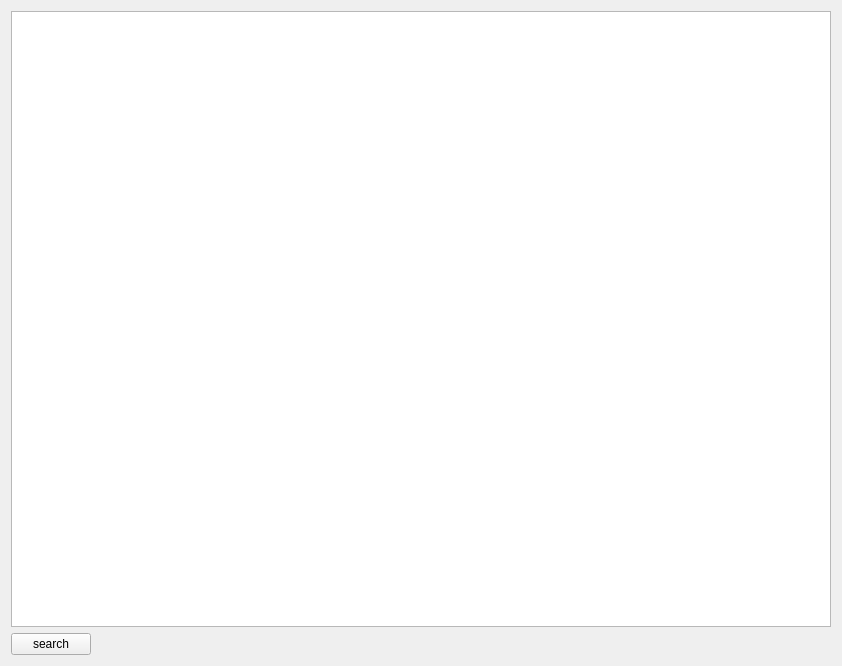
<?xml version="1.0" encoding="UTF-8"?>
<ui version="4.0">
 <class>IPCClassInfoWidget</class>
 <widget class="QWidget" name="IPCClassInfoWidget">
  <property name="geometry">
   <rect>
    <x>0</x>
    <y>0</y>
    <width>842</width>
    <height>666</height>
   </rect>
  </property>
  <property name="windowTitle">
   <string>Form</string>
  </property>
  <layout class="QVBoxLayout" name="verticalLayout">
   <item>
    <widget class="QTableWidget" name="tableWidget"/>
   </item>
   <item>
    <layout class="QHBoxLayout" name="horizontalLayout">
     <item>
      <widget class="QPushButton" name="search">
       <property name="text">
        <string notr="true">search</string>
       </property>
      </widget>
     </item>
     <item>
      <spacer name="horizontalSpacer">
       <property name="orientation">
        <enum>Qt::Horizontal</enum>
       </property>
       <property name="sizeHint" stdset="0">
        <size>
         <width>40</width>
         <height>20</height>
        </size>
       </property>
      </spacer>
     </item>
    </layout>
   </item>
  </layout>
 </widget>
 <resources/>
 <connections/>
</ui>
